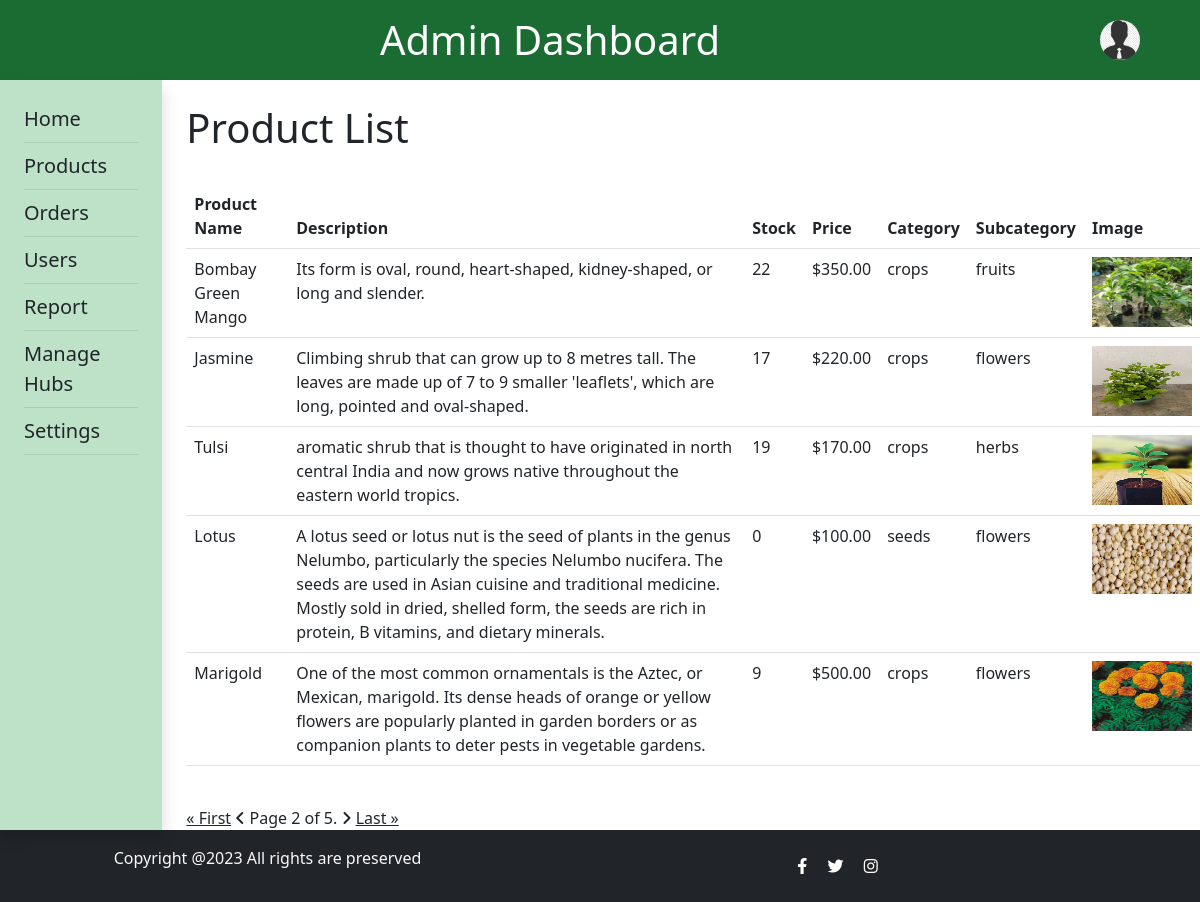
Page /admin_products/?page=2 (signed in) on the committed database.
### agriselect/models.py (models this page shows, shortened)
class Product(models.Model):
    class StatusChoices(models.TextChoices):
        IN_STOCK = 'in_stock', 'In Stock'
        DEACTIVATED = 'deactivated', 'Deactivated'
        OUT_OF_STOCK = 'out_of_stock', 'Out of Stock'
    class SeasonChoices(models.TextChoices):
        SPRING = 'spring', 'Spring'
        SUMMER = 'summer', 'Summer'
        AUTUMN = 'autumn', 'Autumn'
        WINTER = 'winter', 'Winter'
        MONSOON = 'monsoon', 'Monsoon'
    seller = models.ForeignKey(CustomUser, on_delete=models.CASCADE, default=None)
    product_name = models.CharField(max_length=100)
    description = models.TextField()
    stock = models.PositiveIntegerField(default=0)
    price = models.DecimalField(max_digits=10, decimal_places=2, default=0)
    product_category = models.CharField(max_length=100)
    product_subcategory = models.CharField(max_length=100)
    product_image = models.ImageField(upload_to='product_images/')
    average_rating = models.FloatField(default=0.0)
    status = models.CharField(
        max_length=20, choices=StatusChoices.choices, default=StatusChoices.IN_STOCK
    )
    season = models.ManyToManyField(
        'Season', related_name='products', blank=True
    )

### agriselect/views.py (the view)
# urls.py: path('admin_products/', views.admin_products, name='admin_products'),
@login_required(login_url='user_login')
def admin_products(request):
    products = Product.objects.all()
    paginator = Paginator(products, 5)  # Show 8 products per page
    page = request.GET.get('page')
    try:
        products = paginator.page(page)
    except PageNotAnInteger:
        products = paginator.page(1)
    except EmptyPage:
        products = paginator.page(paginator.num_pages)
    return render(request, 'admin_products.html', {'products': products})

### template/admin_products.html (shortened to what this page needs)
{% load static %}
<!DOCTYPE html>
<html lang="en">
<head>
    <link rel="stylesheet" href="https://cdn.jsdelivr.net/npm/bootstrap@5.3.0/dist/css/bootstrap.min.css">
    <link rel="stylesheet" href="https://cdnjs.cloudflare.com/ajax/libs/font-awesome/6.3.0/css/all.min.css">
</head>
<body>
    <header class="py-3 d-flex" style="background-color: #1b6c32 ;padding-right: 5%;">
        <div class="container text-center">
            <h1 class="mb-0 text-white">Admin Dashboard</h1>
        </div>
        <div class="dropdown">
            <img src="{% static "img/admin_icon.jpg" %}" alt="User Avatar" class="rounded-circle dropdown-toggle mt-1" id="userDropdown" data-bs-toggle="dropdown" aria-expanded="false" style="width: 40px; height: 40px; cursor: pointer;">
        </div>
    </header>
    <div class="d-flex">
        <nav class="sidenav shadow p-4" style="width: 350px; height: calc(100vh - 80px);background-color: #bee2c8;">
            <ul class="list-unstyled">
                <li><a href="{% url 'admin_dashboard' %}" class="text-dark text-decoration-none fs-5">Home</a></li>
                <li class="pb-2 mb-2" style="border-bottom: 1px solid rgba(0, 0, 0, 0.1);">
                <li><a href="{% url 'admin_products' %}" class="text-dark text-decoration-none fs-5">Products</a></li>
                <li class="pb-2 mb-2" style="border-bottom: 1px solid rgba(0, 0, 0, 0.1);">
                <li><a href="{% url 'admin_orders' %}" class="text-dark text-decoration-none fs-5">Orders</a></li>
                <li class="pb-2 mb-2" style="border-bottom: 1px solid rgba(0, 0, 0, 0.1);">
                <li><a href="{% url 'admin_users' %}" class="text-dark text-decoration-none fs-5">Users</a></li>
                <li class="pb-2 mb-2" style="border-bottom: 1px solid rgba(0, 0, 0, 0.1);">
                <li><a href="{% url 'admin_report' %}" class="text-dark text-decoration-none fs-5">Report</a></li>
                <li class="pb-2 mb-2" style="border-bottom: 1px solid rgba(0, 0, 0, 0.1);">
                <li><a href="{% url 'admin_hubs' %}" class="text-dark text-decoration-none fs-5">Manage Hubs</a></li>
                <li class="pb-2 mb-2" style="border-bottom: 1px solid rgba(0, 0, 0, 0.1);">
                <li><a href="{% url 'admin_settings' %}" class="text-dark text-decoration-none fs-5">Settings</a></li>
                <li class="pb-2 mb-2" style="border-bottom: 1px solid rgba(0, 0, 0, 0.1);">
            </ul>
        </nav>
        <main class="ms-4 mt-4">
            <section class="content">
                <h1>Product List</h1><br>
                <table class="table">
                    <thead>
                        <tr>
                            <th>Product Name</th>
                            <th>Description</th>
                            <th>Stock</th>
                            <th>Price</th>
                            <th>Category</th>
                            <th>Subcategory</th>
                            <th>Image</th>
                        </tr>
                    </thead>
                    <tbody>
                        {% for product in products %}
                            <tr>
                                <td>{{ product.product_name }}</td>
                                <td>{{ product.description }}</td>
                                <td>{{ product.stock }}</td>
                                <td>${{ product.price }}</td>
                                <td>{{ product.product_category }}</td>
                                <td>{{ product.product_subcategory }}</td>
                                <td><img src="{{ product.product_image.url }}" alt="{{ product.product_name }}" width="100" height="70"></td>
                            </tr>
                        {% endfor %}
                    </tbody>
                </table><br>
                <div class="pagination">
                    <span class="step-links">
                        {% if products.has_previous %}
                            <a href="?page=1" class="text-dark">&laquo; First</a>
                            <a href="?page={{ products.previous_page_number }}" class="text-dark"><i class="fas fa-angle-left"></i></a>
                        {% endif %}
                        <span class="current-page">
                            Page {{ products.number }} of {{ products.paginator.num_pages }}.
                        </span>
                        {% if products.has_next %}
                            <a href="?page={{ products.next_page_number }}" class="text-dark"><i class="fas fa-angle-right"></i></a>
                            <a href="?page={{ products.paginator.num_pages }}" class="text-dark">Last &raquo;</a>
                        {% endif %}
                    </span>
                </div>
            </section>
        </main>
    </div>
    <footer class="footer mt-0 py-3 bg-dark">
        <div class="container text-center">
        <div class="row text-center text-md-left align-items-center">
            <div class="col-md-5">
            <p class="text-light">Copyright @2023 All rights are preserved</p>
            </div>
            <div class="col-md-7">
            <a href="#" class="social-icons text-white"><i class="fab fa-facebook-f"></i></a>
            <a href="#" class="social-icons text-white"><i class="fab fa-twitter"></i></a>
            <a href="#" class="social-icons text-white"><i class="fab fa-instagram"></i></a>
            </div>
        </div>
        </div>
    </footer>
</body>
</html>

### rows in the picture
Product: product_name "Bombay Green Mango", description "Its form is oval, round, heart-shaped, kidney-shaped, or long and slender.", stock "22", price "350.00", product_category "crops", product_subcategory "fruits", product_image (picture)
Product: product_name "Jasmine", description "Climbing shrub that can grow up to 8 metres tall. The leaves are made up of 7 to 9 smaller 'leaflets', which are long, pointed and oval-shaped.", stock "17", price "220.00", product_category "crops", product_subcategory "flowers", product_image (picture)
Product: product_name "Tulsi", description "aromatic shrub that is thought to have originated in north central India and now grows native throughout the eastern world tropics.", stock "19", price "170.00", product_category "crops", product_subcategory "herbs", product_image (picture)
Product: product_name "Lotus", description "A lotus seed or lotus nut is the seed of plants in the genus Nelumbo, particularly the species Nelumbo nucifera. The seeds are used in Asian cuisine and traditional medicine. Mostly sold in dried, shelled form, the seeds are rich in protein, B vitamins, and dietary minerals.", stock "0", price "100.00", product_category "seeds", product_subcategory "flowers", product_image (picture)
Product: product_name "Marigold", description "One of the most common ornamentals is the Aztec, or Mexican, marigold. Its dense heads of orange or yellow flowers are popularly planted in garden borders or as companion plants to deter pests in vegetable gardens.", stock "9", price "500.00", product_category "crops", product_subcategory "flowers", product_image (picture)

### other values in the picture
{{ products.number }} "2"
{{ products.paginator.num_pages }} "5"
